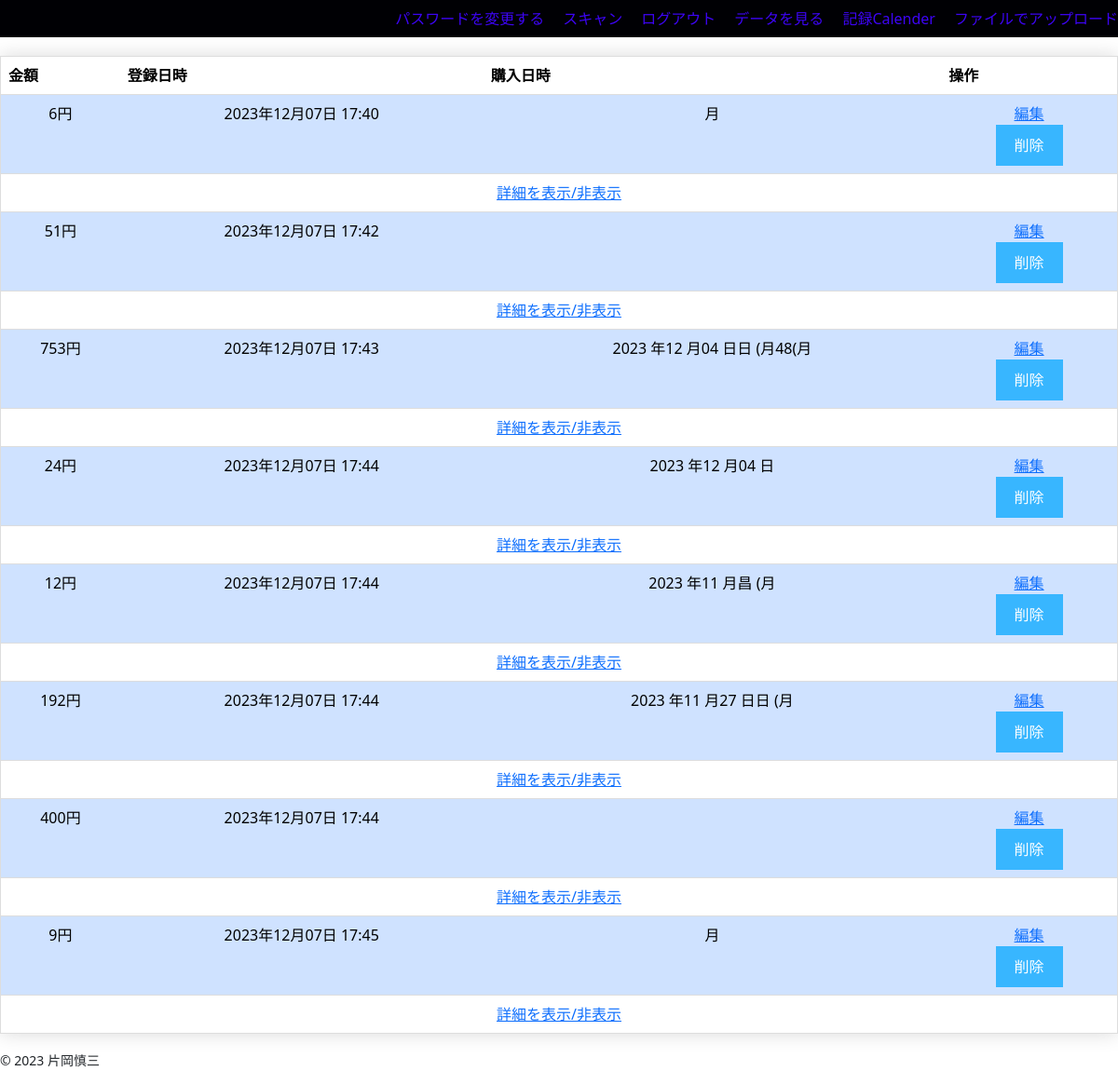
Before: /save (signed in) with the older database file.
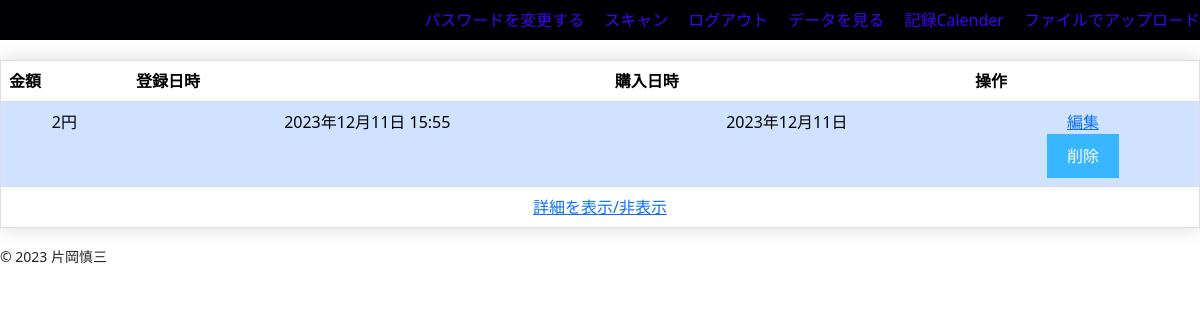
After: the same page with the newer database file.
### app.py (models this page shows)
class Save(db.Model):
    id = db.Column(db.Integer, primary_key=True)
    cash = db.Column(db.Integer, unique=False, nullable=False)
    user_id = db.Column(db.Integer, db.ForeignKey("user.id"), nullable=False)
    saved_at = db.Column(
        db.DateTime, nullable=True, default=datetime.now(pytz.timezone("Asia/Tokyo"))
    )
    baught_at = db.Column(db.String(40), unique=False, nullable=True)
    detail = db.Column(db.String(40), unique=False, nullable=True)

### app.py (the view)
@app.route("/save", methods=["GET", "POST"])
@login_required
def save():
    saves = Save.query.filter_by(user_id=current_user.id).all()
    print(current_user.username)
    return render_template("save.html", saves=saves)

### app.py (called while the page is built)
@app.before_request
def make_session_permanent():
    session.permanent = True

@login_manager.user_loader
def load_user(user_id):
    return User.query.get(user_id)

### templates/save.html (shortened to what this page needs)
{% extends "layout_save.html" %}
{% block content %}
<body>
    <table border="1" class="table center_content">
        <tr>
            <th scope="col">金額</th>
            <th scope="col">登録日時</th>
            <th scope="col">購入日時</th>
            <th scope="col">操作</th>
        </tr>
        {% for save in saves %}
            <tr class="table-primary">
                <td>{{save.cash}}円</td>
                <td>{{ save.saved_at.strftime('%Y年%m月%d日 %H:%M') }}</td>
                <td>{{ save.baught_at}}</td>
                <td>
                    <a href="{{ url_for('edit', save_id=save.id) }}">編集</a>
                    <form method="POST" action="{{ url_for('delete', save_id=save.id) }}" onsubmit="return confirm('削除してもよろしいですか?');">
                        <button type="submit">削除</button>
                    </form>
                </td>
            </tr>
            <tr>
                <td colspan="4">
                    <a href="#" onclick="toggleDetail('{{save.id}}')">詳細を表示/非表示</a>
                </td>
            </tr>
        {% endfor %}
    </table>
</body>
{% endblock %}

### templates/layout_save.html (shortened to what this page needs)
<!DOCTYPE html>
<html lang="ja">
    <head>
        <link rel="stylesheet" href="..\static\css\style_save.css">
        <link href="https://cdn.jsdelivr.net/npm/bootstrap@5.0.2/dist/css/bootstrap.min.css" rel="stylesheet">
    </head>
    <body>
        <header class="header-nav-container">
            <nav><a class="aaa" href="/change_password">パスワードを変更する</a></nav>
            <nav><a class="aaa" href="/scan2">スキャン</a></nav>
            <nav><a class="aaa" href="/logout">ログアウト</a></nav>
            <nav><a class="aaa" href="/save">データを見る</a></nav>
            <nav><a class="aaa" href="/calender_data">記録Calender</a></nav>
            <nav><a class="aaa" href="/index">ファイルでアップロード</a></nav>
        </header>
        {% block content %}{% endblock %}
        <footer>
            <small>© 2023 片岡慎三</small>
        </footer>
    </body>
</html>

### static/css/style_save.css (style rules this page uses)
.header-nav-container { display: flex; justify-content: flex-end; gap: 20px; background-size: cover; width: 100%; height: 40px; background-color:rgb(0, 0, 4); flex-direction: row; align-items: center; position: fixed; top:0; z-index: 100; }
.aaa { color: #3c04f4; text-decoration: none; }
body { background-color: #fafafa; font-family: 'Arial', sans-serif; background-image: url("../image/背景画像.jpg"); padding-top: 40px; }
.table { border-collapse: collapse; width: 100%; margin: 20px 0; box-shadow: 0 0 20px rgba(0,0,0,0.15); }
.table tr { background-color: #ffffff; border: 1px solid #dddddd; }
.table th, .table td { padding: 12px 15px; }
.table th { background-color: #d4eefd; color: #000000; }
.table td { text-align: center; }
.table-primary { background-color: #a3d8f7; }
button { background-color: #38b6ff; color: #ffffff; border: none; padding: 10px 20px; margin: 20px 0; border-radius: 5px; cursor: pointer; }

Changed rows visible on the page:
removed Save: cash "51", saved_at "2023年12月07日 17:42"
removed Save: cash "753", saved_at "2023年12月07日 17:43", baught_at "2023 年12 月04 日日 (月48(月"
removed Save: cash "24", saved_at "2023年12月07日 17:44", baught_at "2023 年12 月04 日"
removed Save: cash "12", saved_at "2023年12月07日 17:44", baught_at "2023 年11 月昌 (月"
removed Save: cash "192", saved_at "2023年12月07日 17:44", baught_at "2023 年11 月27 日日 (月"
removed Save: cash "400", saved_at "2023年12月07日 17:44"
removed Save: cash "9", saved_at "2023年12月07日 17:45", baught_at "月"
changed Save: cash "6" → "2"; saved_at "2023年12月07日 17:40" → "2023年12月11日 15:55"; baught_at "月" → "2023年12月11日"
